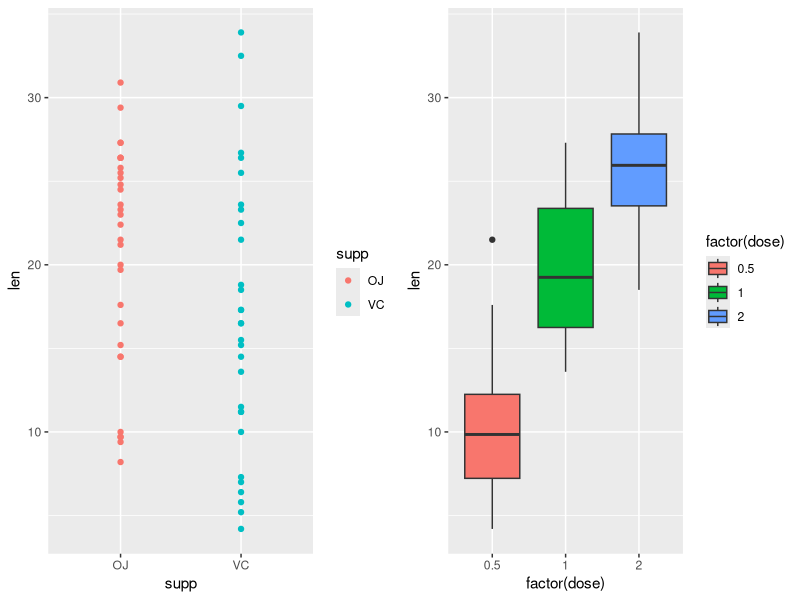

The R script that drew this image: (Note: this script raises an error after producing the figure.)
## ---- chunk 1
knitr::opts_chunk$set(echo = TRUE)
library(ggplot2)
library(gridExtra)
## ---- chunk 2
data("ToothGrowth")
data <- ToothGrowth
## ---- chunk 3
a<-ggplot( aes(x=supp, y=len), data=data) + geom_point(aes(color=supp))
b <- ggplot( aes(x=factor(dose), y=len), data=data) + geom_boxplot(aes(fill=factor(dose)))

grid.arrange(a, b, ncol=2, heights = 2)
summary(data)
## ---- chunk 4
t.test(data=data, len~supp, paired=FALSE, var.equal=TRUE)

## ---- chunk 5
dose05 <- data[data$dose==0.5,]
dose1 <- data[data$dose==1,]
dose2 <- data[data$dose==2,]

t.test(dose05$len,dose1$len, paired=FALSE, alternative = "two.sided")
t.test(dose1$len,dose2$len, paired=FALSE, alternative = "two.sided")
t.test(dose05$len,dose2$len, paired=FALSE, alternative = "two.sided")

